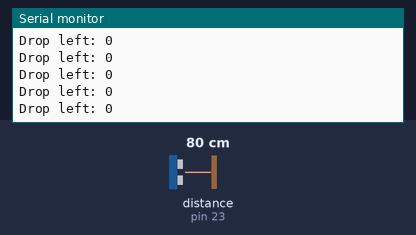
A sketch run on a simulated Arduino Mega 2560, built with avr-gcc and run on an emulated ATmega2560. Shown: the last lines printed to the serial monitor. Wiring (inferred from the names in the program): ultrasonic range finder: trigger pin 22; echo pin 23. The inputs (shaded band) are chosen by the test bench; at power-on: distance to the obstacle (sensor on pin 23) 80 cm. The echo pulse lasts 58.3 µs per cm.

Above: at 1.2 s.
1.3 s: distance to the obstacle (sensor on pin 23) set to 2 cm
At 2.0 s:
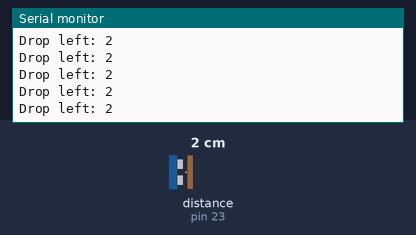
4.3 s: distance to the obstacle (sensor on pin 23) set to 4 cm
At 4.9 s:
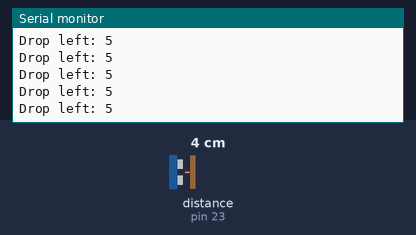
Timing chart, 0 to 7.3 s (numbered marks = the images above; inputs shaded):
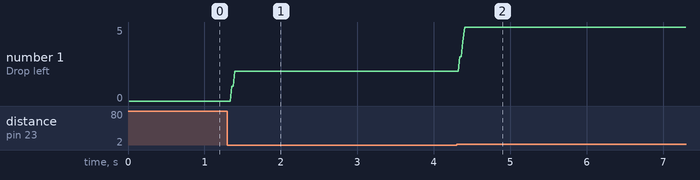

The sketch:

ultrasonic_test.ino
```cpp
#define trig 22
#define echo 23


//arrays used for sensor data smoothing
const int lowAveraging = 5;
int dropLs[lowAveraging];
int lowIndex;
int sumDropL;

//running average of array elements
int dropL;

void setup() {
  pinMode(trig, OUTPUT);
  pinMode(echo, INPUT);
  for (int x = 0; x < lowAveraging; x++) {
    dropLs[x] = 0;
  }
  lowIndex = 0;
  sumDropL = 0;

  Serial.begin(9600);
}

int duration = 0;


void loop() {
  digitalWrite(trig, LOW);
  delayMicroseconds(2);
  digitalWrite(trig, HIGH);
  delayMicroseconds(8);
  digitalWrite(trig, LOW);
  duration = pulseIn(echo, HIGH, 3000);
  dropLs[lowIndex] = (duration / 2) / 20;

  calcRunAvgs();

  delay(10);
  Serial.print("Drop left: ");
  Serial.println(dropL);
  Serial.print("\n\n\n\n\n");
  delay(10);

  //increment array access indexes
  lowIndex++;
  if(lowIndex==lowAveraging)   lowIndex=0;
}


void calcRunAvgs() {
  for (int x = 0; x < lowAveraging; x++) {
    sumDropL += dropLs[x];
  }
  dropL = sumDropL / lowAveraging;
  sumDropL = 0;
}
```

Measured:
- after the input at 1.3 s, the serial monitor: prints a new line after 0.06 s (image 1)
- after the input at 4.3 s, the serial monitor: prints a new line at once (image 2)
- plotted number 1: 0 → 2 after the input at 1.3 s, 2 → 5 after the input at 4.3 s
